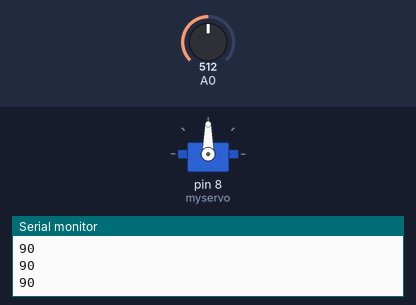
Bench run of a sketch on a simulated Arduino Uno, built with avr-gcc and run on an emulated ATmega328P. Parts: servo, the last lines printed to the serial monitor. The inputs (shaded band) are chosen by the test bench; at power-on: A0 = 512.

Above: at 1.2 s.
1.3 s: A0 set to 716
At 2.5 s:
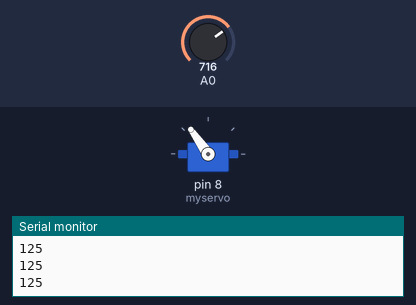
2.8 s: A0 set to 900
At 4.0 s:
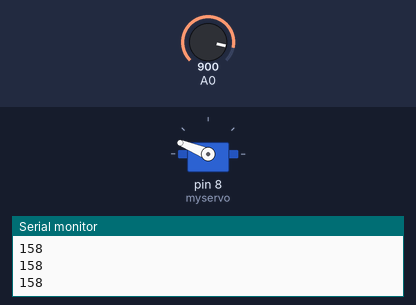
4.3 s: A0 set to 1023
At 4.9 s:
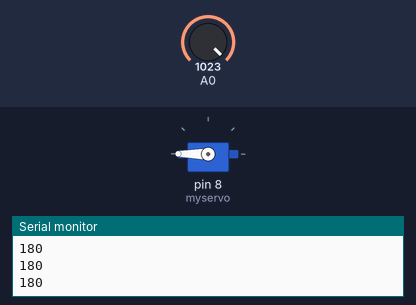
5.8 s: A0 set to 306
At 6.3 s:
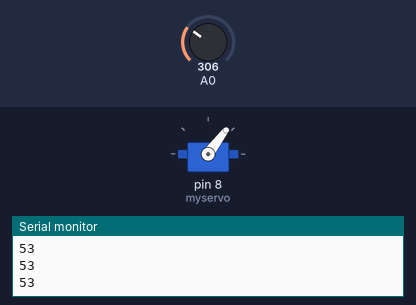
7.3 s: A0 set to 122
At 7.7 s:
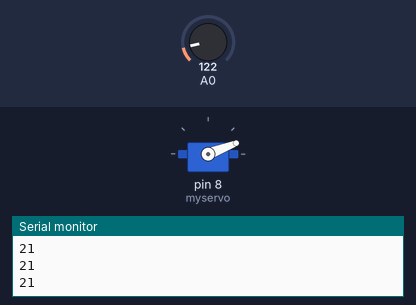
8.8 s: A0 set to 0
At 9.6 s:
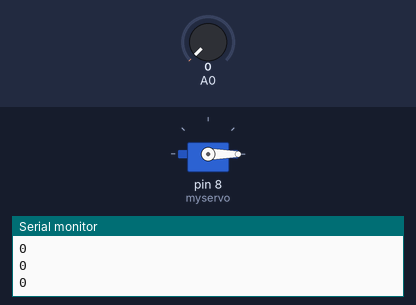
Timing chart, 0 to 11.3 s (numbered marks = the images above; inputs shaded):
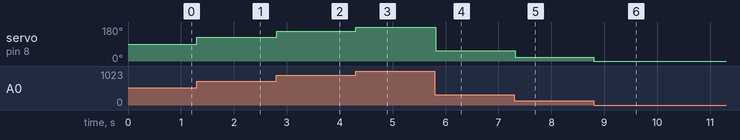

Measured:
- after the input at 1.3 s, servo on pin 8 (myservo): 90° → 125° at once
- after the input at 2.8 s, servo on pin 8 (myservo): 125° → 158° at once
- after the input at 4.3 s, servo on pin 8 (myservo): 158° → 180° at once
- after the input at 5.8 s, servo on pin 8 (myservo): 180° → 53° at once
- after the input at 7.3 s, servo on pin 8 (myservo): 53° → 21° at once
- after the input at 8.8 s, servo on pin 8 (myservo): 21° → 0° at once

The sketch:

servo.ino
```cpp
#include <Servo.h>

Servo myservo;

void setup() {
  Serial.begin(9600);
  myservo.attach(8);

}

void loop() {
  int sensorValue = analogRead(A0);

  int angle = map(sensorValue, 0, 1023, 0, 180);
  Serial.println(angle);
  myservo.write(angle);
  delay(20);

}
```
